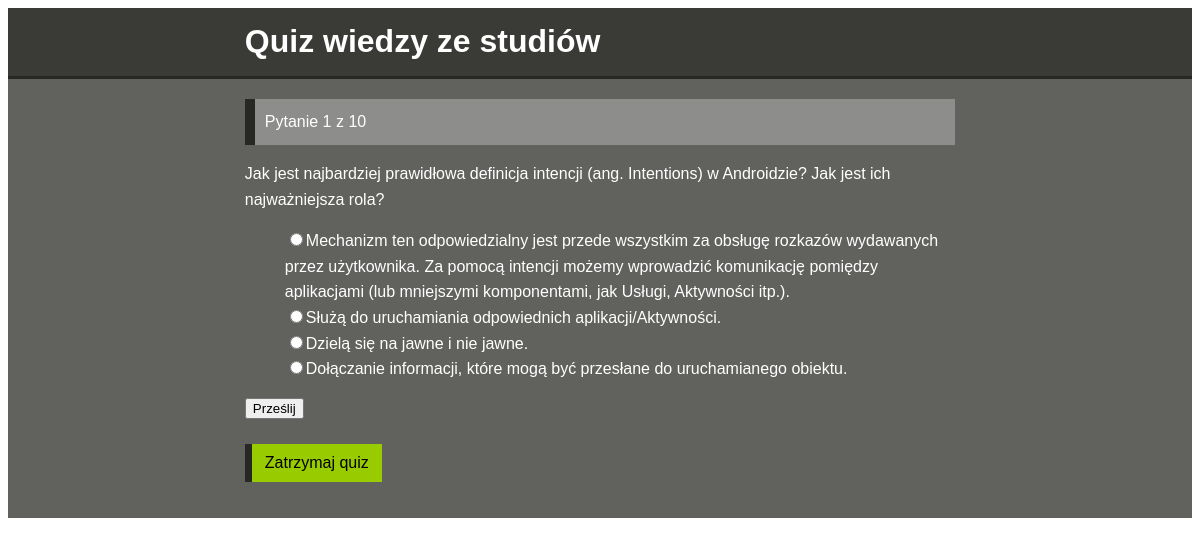
/student-quiz/question.php?n=1, run on the app's committed database.
### tables this page shows
CREATE TABLE `questions` (
  `id` int(11) NOT NULL,
  `num` int(11) NOT NULL,
  `question` text NOT NULL,
  `answer_a` text NOT NULL,
  `answer_b` text NOT NULL,
  `answer_c` text NOT NULL,
  `answer_d` text NOT NULL,
  `correct_answer` varchar(1) NOT NULL
);

### student-quiz/question.php (the view, shortened to what this page needs)
<?php
include "db_connection.php";
if (isset($_GET['n']) && is_numeric($_GET['n'])) {
    $qno = $_GET['n'];
}
else {
    header('location: question.php?n='.$_SESSION['quiz']);
}
if (isset($_SESSION['quiz']) && $_SESSION['quiz'] == $qno) {
    $show_by_num = "SELECT * FROM questions WHERE num = '$qno'";
    $run = mysqli_query($connection, $show_by_num) or die(mysqli_error($connection));
    $row = mysqli_fetch_array($run);
    $num = $row['num'];
    $question = $row['question'];
    $answer_a = $row['answer_a'];
    $answer_b = $row['answer_b'];
    $answer_c = $row['answer_c'];
    $answer_d = $row['answer_d'];
}
?>
<?php
$total = "SELECT * FROM questions ";
$run = mysqli_query($connection , $total) or die(mysqli_error($connection));
$totalqn = mysqli_num_rows($run);
?>
<html>
<head>
    <link rel="stylesheet" type="text/css" href="css/style.css">
</head>
<body>
<header>
    <div class="container">
        <h1>Quiz wiedzy ze studiów</h1>
    </div>
</header>
<main>
    <div class= "container">
        <div class= "current">Pytanie <?php echo $num; ?> z  <?php echo $totalqn; ?></div>
        <p class="question"><?php echo $question; ?></p>
        <form method="post" action="sum.php">
            <ul class="choices">
                <li><input name="choice" type="radio" value="a" required=""><?php echo $answer_a; ?></li>
                <li><input name="choice" type="radio" value="b" required=""><?php echo $answer_b; ?></li>
                <li><input name="choice" type="radio" value="c" required=""><?php echo $answer_c; ?></li>
                <li><input name="choice" type="radio" value="d" required=""><?php echo $answer_d; ?></li>
            </ul>
            <input type="submit" value="Prześlij">
            <br>
            <br>
            <a href="wyniki.php" class="start">Zatrzymaj quiz</a>
        </form>
    </div>
</main>
</body>
</html>

### student-quiz/css/style.css (style rules this page uses)
body { font-family: arial; font-size: 16px; line-height: 1.6em; }
li { list-style: none; }
a { text-decoration: none; }
.container { width: 60%; margin: 0 auto; overflow: auto; }
header { border-bottom: 3px #272726 solid; background: #3A3A36; color: white; }
main { padding-bottom: 20px; background: #61615E; color: white; }
a.start { display: inline-block; color: #000000; background: #99CC00; border-left: 7px #272726 solid; padding:6px 13px; }
.current { padding:10px; background: #8D8D8B; border-left: 10px #272726 solid; margin: 20px 0 10px 0; }

### data on the page
questions: num "1", question "Jak jest najbardziej prawidłowa definicja intencji (ang. Intentions) w Androidzie? Jak jest ich najważniejsza rola?", answer_a "Mechanizm ten odpowiedzialny jest przede wszystkim za obsługę rozkazów wydawanych przez użytkownika. Za pomocą intencji możemy wprowadzić komunikację pomiędzy aplikacjami (lub mniejszymi komponentami, jak Usługi, Aktywności itp.).", answer_b "Służą do uruchamiania odpowiednich aplikacji/Aktywności.", answer_c "Dzielą się na jawne i nie jawne.", answer_d "Dołączanie informacji, które mogą być przesłane do uruchamianego obiektu."

### other printed values
$totalqn "10"
